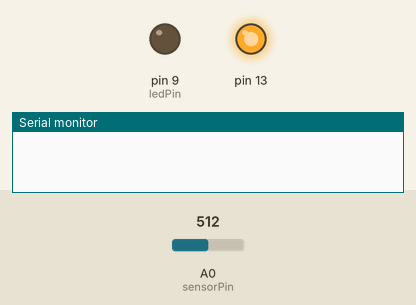
Recording of a sketch running on a simulated Arduino Uno, built with avr-gcc and run on an emulated ATmega328P. Shown: output pins drawn as LEDs (lit = HIGH), the last lines printed to the serial monitor. Inputs (shaded band) come from the test bench; at power-on: A0 (sensorPin) = 512.

Above: at 0.1 s.
At 5.1 s:
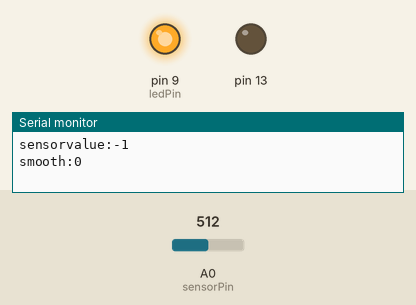
Timing chart, 0 to 6.6 s (numbered marks = the images above):
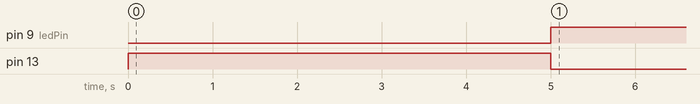

The sketch:

Calibration.ino
```cpp
const int sensorPin = A0;    // pin that the sensor is attached to
const int ledPin = 9;        // pin that the LED is attached to

// variables:
int sensorValue = 0;         // the sensor value
int sensorMin = 1023;        // minimum sensor value
int sensorMax = 0;           // maximum sensor value

const int numReadings = 10;

int readings[numReadings];      // the readings from the analog input
int readIndex = 0;              // the index of the current reading
int total = 0;                  // the running total
int average = 0;                // the average

int inputPin = A0;
void setup() {
  // turn on LED to signal the start of the calibration period:
  pinMode(13, OUTPUT);
  digitalWrite(13, HIGH);

  // calibrate during the first five seconds
  while (millis() < 5000) {
    sensorValue = analogRead(sensorPin);

    // record the maximum sensor value
    if (sensorValue > sensorMax) {
      sensorMax = sensorValue;
    }

    // record the minimum sensor value
    if (sensorValue < sensorMin) {
      sensorMin = sensorValue;
    }
  }
  // signal the end of the calibration period
  digitalWrite(13, LOW);

    // initialize serial communication with computer:
  Serial.begin(9600);
  // initialize all the readings to 0:
  for (int thisReading = 0; thisReading < numReadings; thisReading++) {
    readings[thisReading] = 0;
  }
}

void Calibration() {
  // in case the sensor value is outside the range seen during calibration
  sensorValue = constrain(sensorValue, sensorMin, sensorMax);

  // apply the calibration to the sensor reading
  sensorValue = map(sensorValue, sensorMin, sensorMax, 0, 255);
}

int Smoothing(){
  // subtract the last reading:
  total = total - readings[readIndex];
  // read from the sensor:
  readings[readIndex] = sensorValue;
  // add the reading to the total:
  total = total + readings[readIndex];
  // advance to the next position in the array:
  readIndex = readIndex + 1;

  // if we're at the end of the array...
  if (readIndex >= numReadings) {
    // ...wrap around to the beginning:
    readIndex = 0;
  }

  // calculate the average:
  average = total / numReadings;
  // send it to the computer as ASCII digits
  //delay(1);        // delay in between reads for stability
  return average;
}

void loop(){
  // read the sensor:
  sensorValue = analogRead(sensorPin);
  Calibration();
  int smooth = Smoothing();
  Serial.print("sensorvalue:");
  Serial.println(sensorValue);
  Serial.print("smooth:");
  Serial.println(smooth);
  analogWrite(ledPin, abs(smooth-255));
  delay(100);
}
```

Measured:
- by itself, pin 9 (ledPin): LOW → HIGH at 5.0 s
